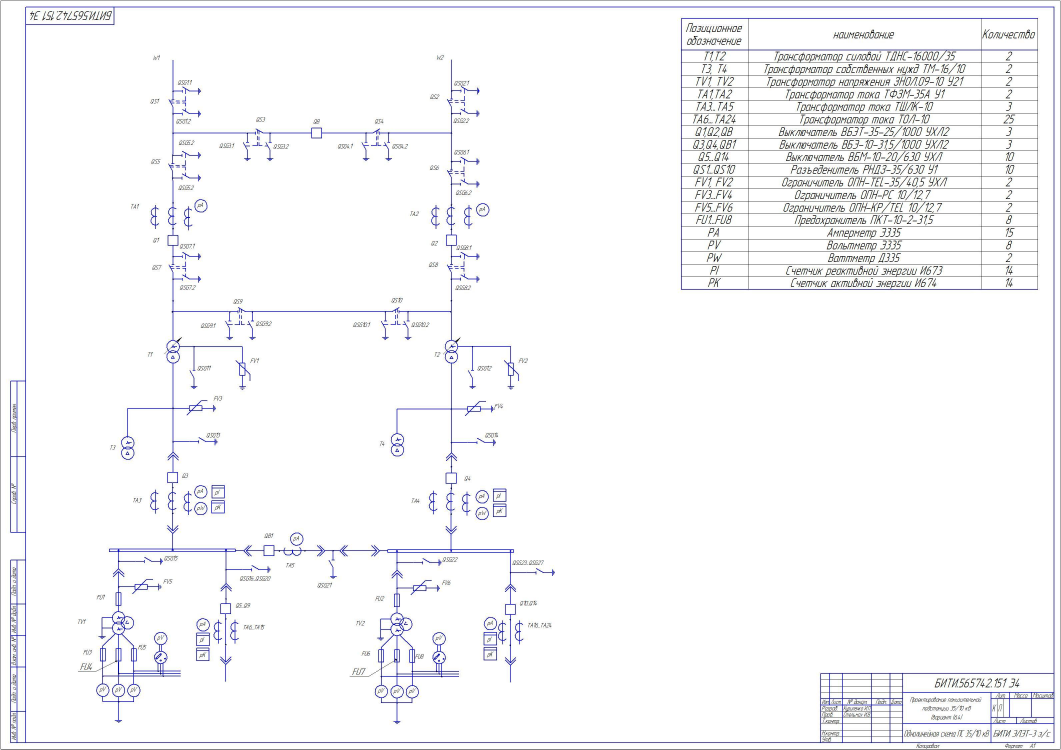
#> input picture shema3.jpg, 3183 x 2249 px (shown at 1/3 size)
$ python img_transform.py
#> lines starting #> are read from the running program, lines starting #| are printed output that depends on the picture; after the words box and inside, x2 and y2 are one past the last pixel; in counts of white or black regions, pixels touching at a corner belong together
import cv2
import numpy as np

def ImageScale(img, percent):
    """Функция масштабирования изображения"""
    height = img.shape[1]
    width = img.shape[0]
    new_scale = []
    new_height = (percent * height) // 100
    new_width = (percent * width) // 100
    new_scale.append(new_height)
    new_scale.append(new_width)
    return new_scale

def rotate(img, angle):
    """Функция поворота изображения"""
    height, width = img.shape[:2]
    point = (width//2, height//2)
    mat = cv2.getRotationMatrix2D(point, angle, 1)  # функция масштабирования
    return cv2.warpAffine(img, mat, (width, height))

def transform(img, x, y):
    mat = np.float32([[1, 0, x], [0, 1, y]])
    return cv2.warpAffine(img, mat, (img.shape[1], img.shape[0]))

img = cv2.imread("shema3.jpg")  # считывание рисунка
#> img is the input picture: shape (2249, 3183, 3); mean B, G, R 248.4, 246.9, 246.9
img = cv2.GaussianBlur(img, (3, 5), 0)  # размытие рисунка
img = cv2.cvtColor(img, cv2.COLOR_BGR2GRAY)  # перевод рисунка в серый цвет
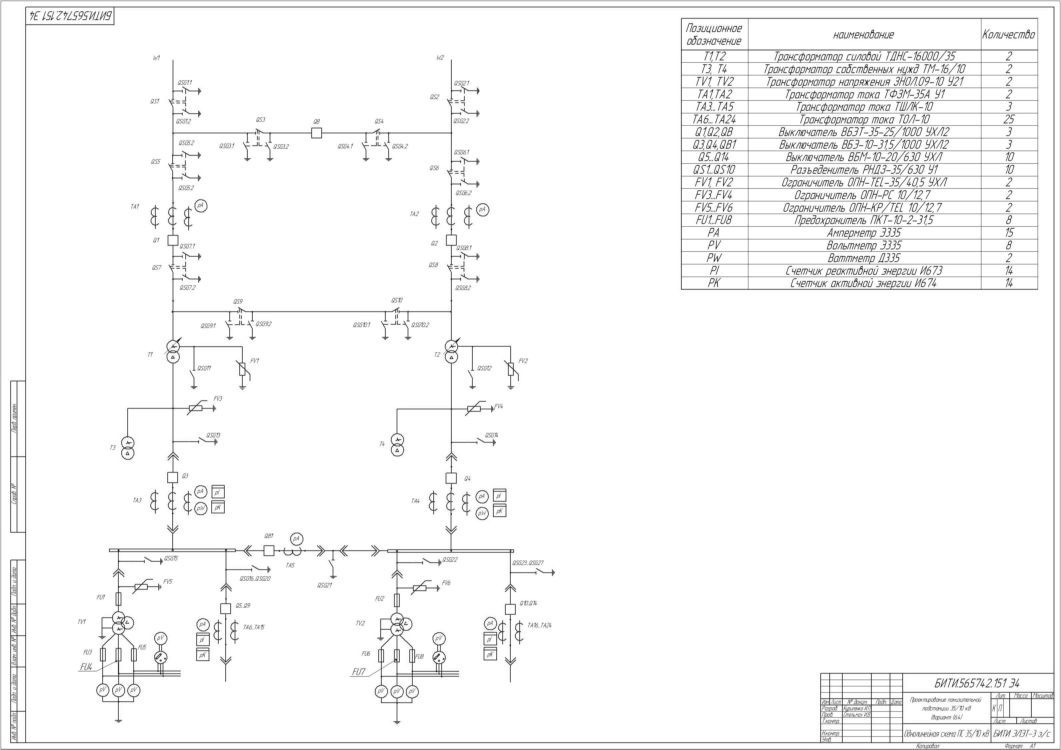
#> img: shape (2249, 3183) (shown at 1/3 size); min 5, max 255, mean 247.1
img = cv2.Canny(img, 50, 50)  # пороги, обводка, черный и белый цвет
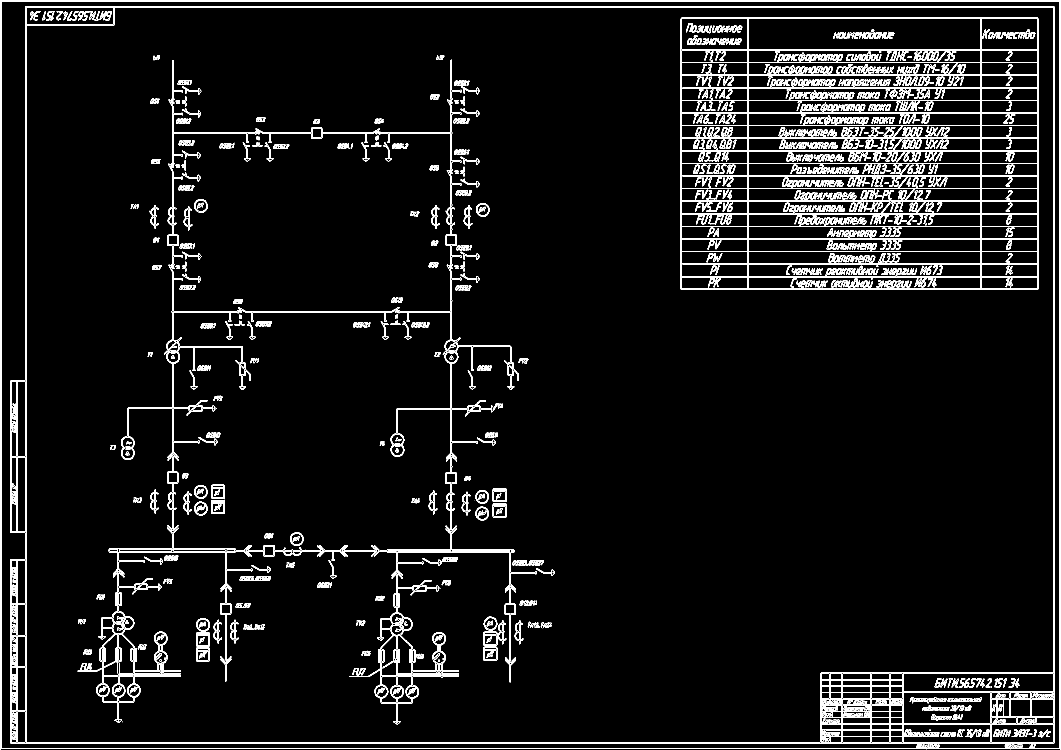
#> img: shape (2249, 3183) (shown at 1/3 size); 3.7% white in thin lines or dots

kernel = np.ones((3, 3), np.uint8)  # создание матрицы с 1 с 3 строки, 3 столбцов
img = cv2.dilate(img, kernel, iterations=1)  # обводка
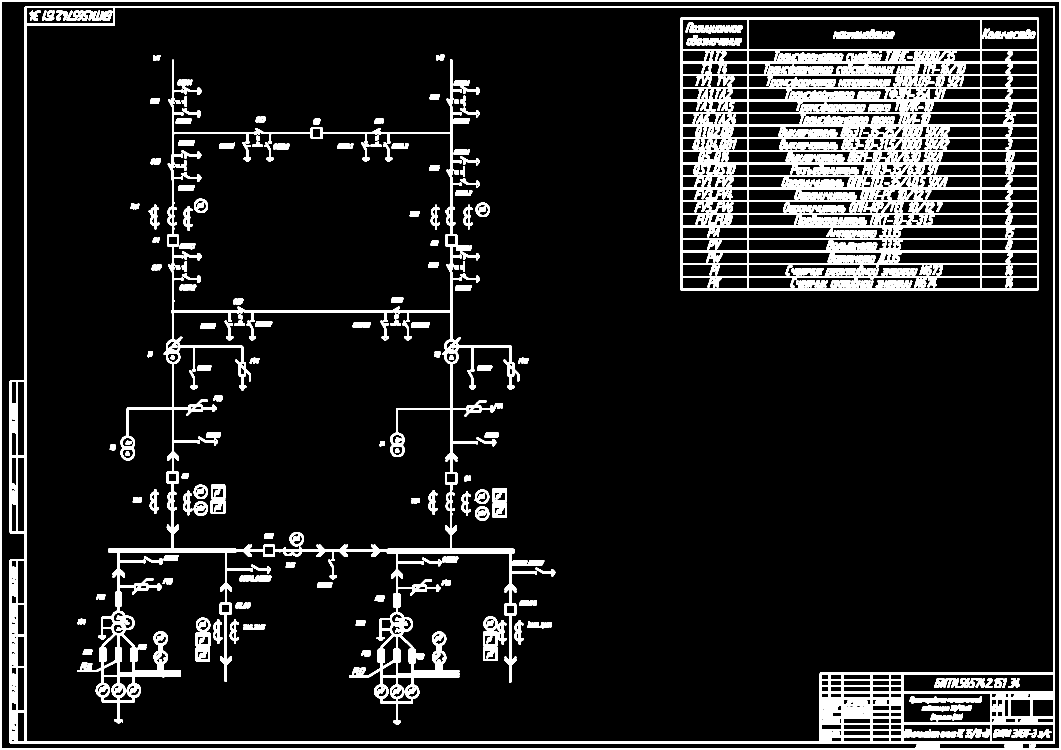
#> img: shape (2249, 3183) (shown at 1/3 size); 10.5% white; 279 white regions (6 under 20 px), largest, box (x1, y1, x2, y2) and area: (2041, 52, 3116, 871) 266191, (0, 0, 3183, 2249) 178711, (232, 178, 1611, 2174) 131330
img = cv2.erode(img, kernel, iterations=1)  # уменьшение обводок
#> img: shape (2249, 3183); 7% white; 347 white regions (15 under 20 px), largest, box (x1, y1, x2, y2) and area: (2042, 53, 3115, 870) 165447, (0, 0, 3183, 2249) 125365, (233, 179, 1610, 2173) 86193

#img = cv2.flip(img, -1)  # отзеркаливание

#img = rotate(img, 20)  # вращение рисунка
#img = transform(img, 30, 30)  # смещение рисунка

img_height = img.shape[1]  # высота рисунка
#> img_height = 3183
img_width = img.shape[0]  # ширина рисунка
#> img_width = 2249

new_img = cv2.resize(img, ImageScale(img, 60))  # изменение размеров рисунка
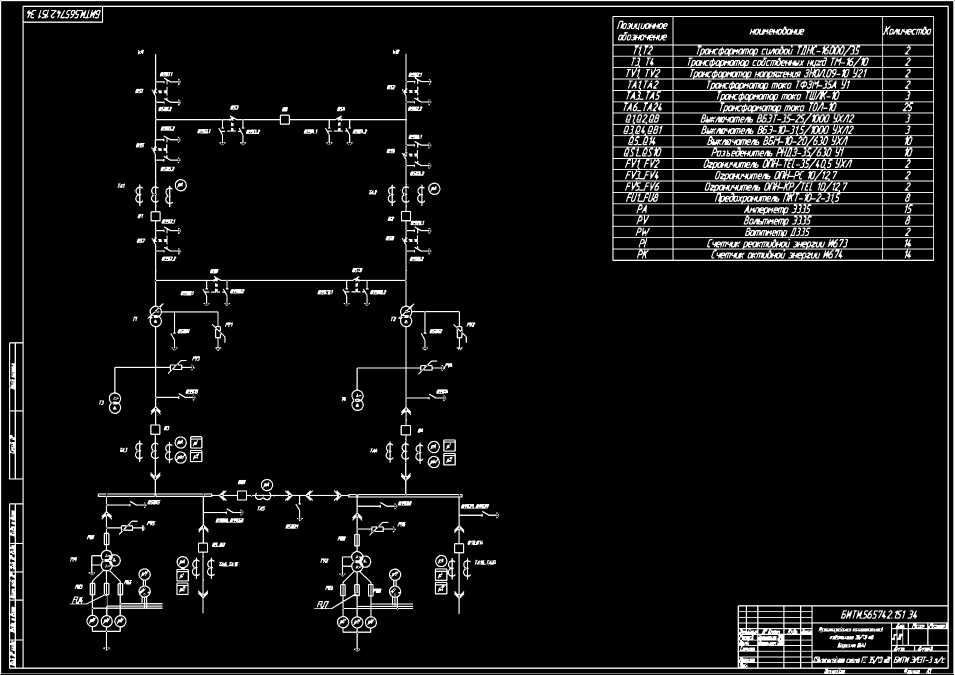
#> new_img: shape (1349, 1909) (shown at 1/2 size); min 0, max 255, mean 17.9

new_img_height = new_img.shape[1]  # высота нового рисунка
#> new_img_height = 1909
new_img_width = new_img.shape[0]  # ширина нового рисунка
#> new_img_width = 1349

cv2.imshow("Result", new_img[50:(new_img_height//3 + new_img_height//10),
                             100:(new_img_width//2 + new_img_width//4)])  # вывод рисунка
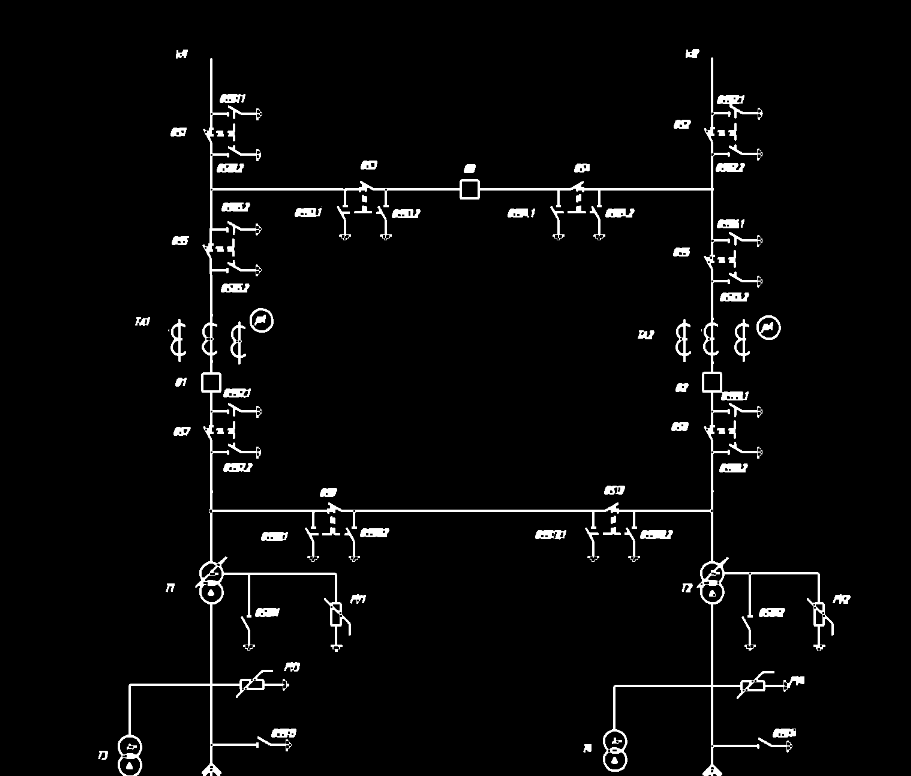
#> window 'Result': shape (776, 911); min 0, max 255, mean 8.9
cv2.waitKey(0)  # ожидание выведенного рисунка

$ run again, with shema1.jpg copied over shema3.jpg
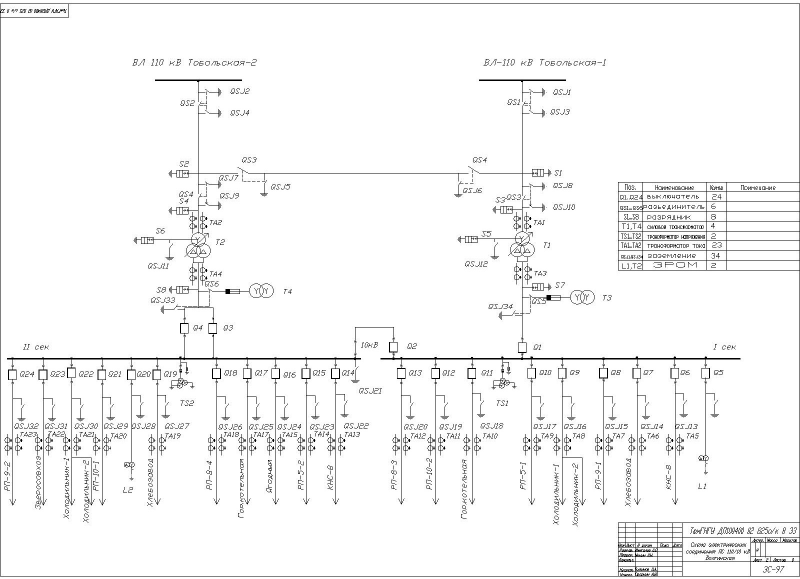
#> input picture shema1.jpg, 1600 x 1157 px (shown at 1/2 size)
#> img is the input picture: shape (1157, 1600, 3); min 0, max 255, mean 245.9
#> `img = cv2.Canny(img, 50, 50)`:
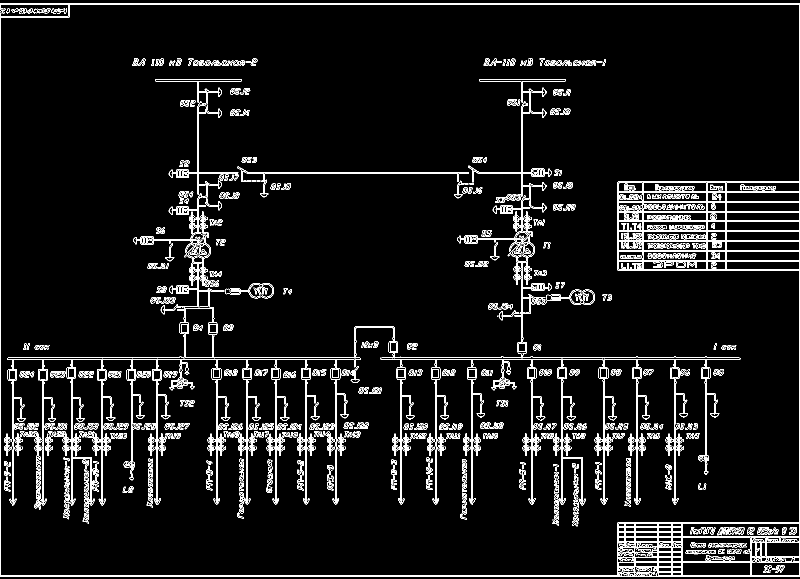
#> img: shape (1157, 1600) (shown at 1/2 size); 5.7% white in thin lines or dots
#> `cv2.imshow("Result", new_img[50:(new_img_height//3 + new_img_height//1..`:
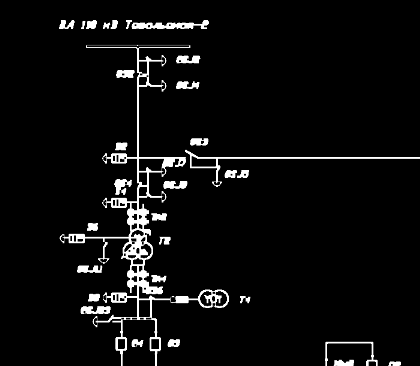
#> window 'Result': shape (366, 420); min 0, max 255, mean 12.9

$ run again, with shema2.jpg copied over shema3.jpg
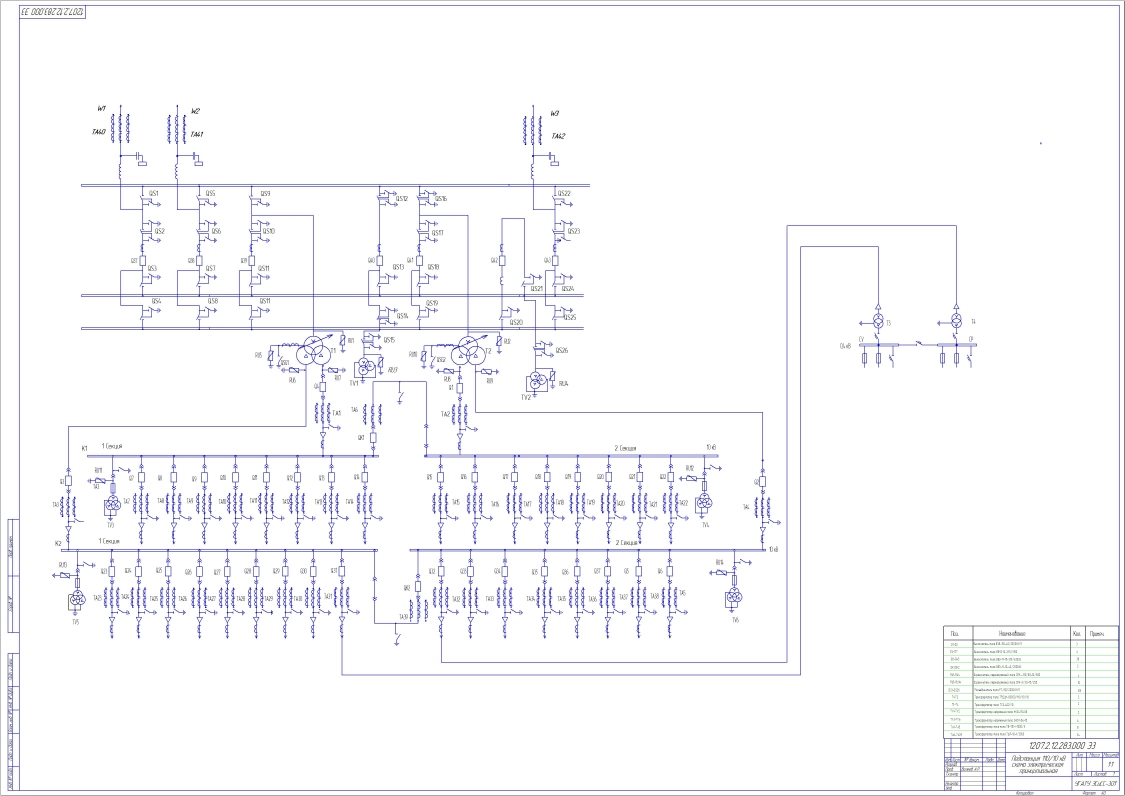
#> input picture shema2.jpg, 4498 x 3183 px (shown at 1/4 size)
#> img is the input picture: shape (3183, 4498, 3); mean B, G, R 251.7, 248.7, 248.5
#> `img = cv2.Canny(img, 50, 50)`:
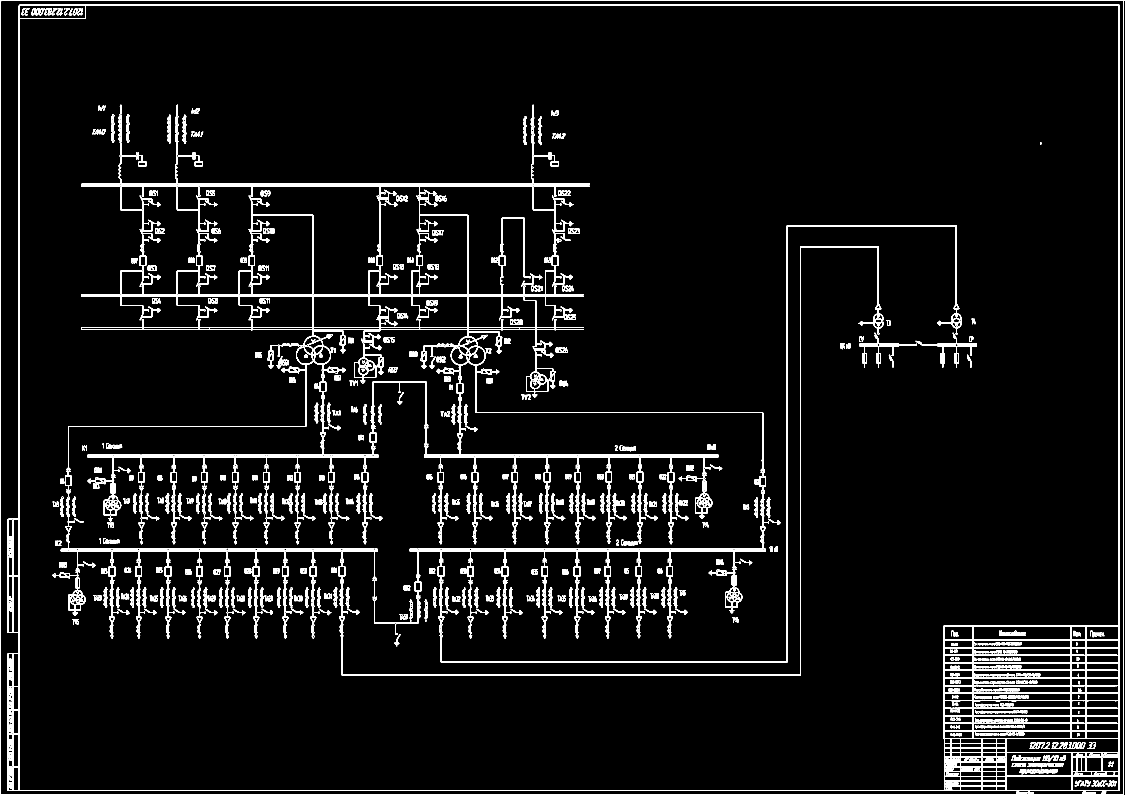
#> img: shape (3183, 4498) (shown at 1/4 size); 2.7% white in thin lines or dots
#> `cv2.imshow("Result", new_img[50:(new_img_height//3 + new_img_height//1..`:
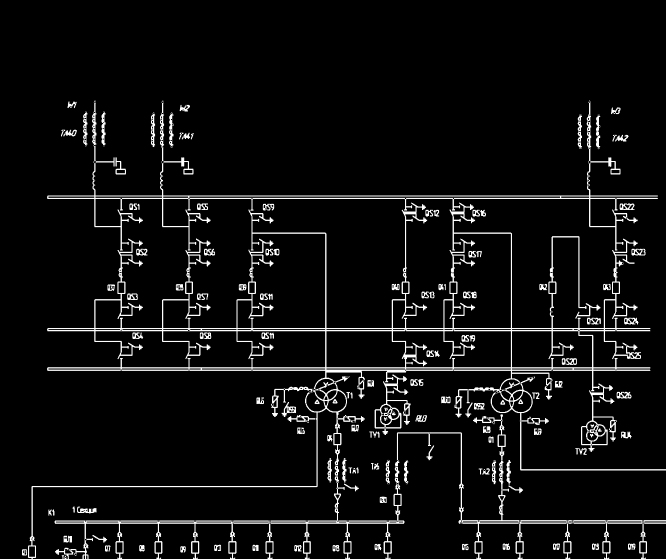
#> window 'Result': shape (1118, 1331) (shown at 1/2 size); min 0, max 255, mean 14.6
